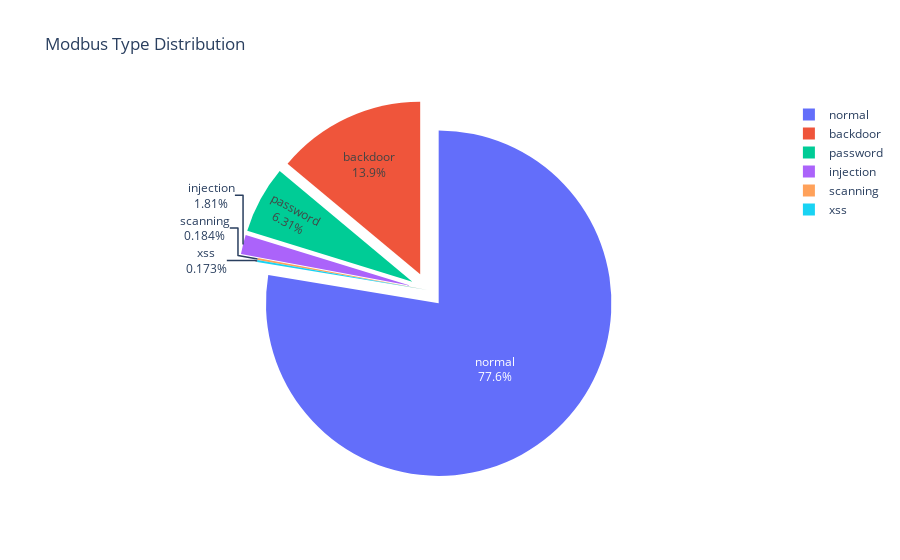

This figure's notebook cell:
### Code cell
type_counts = modbus['type'].value_counts()

fig = go.Figure(data=[go.Pie(labels=type_counts.index, values=type_counts)])
fig.update_traces(textinfo='percent+label', pull=[0.1, 0.1, 0.1, 0.1])
fig.update_layout(title='Modbus Type Distribution')

fig.show()

### Figure 1 — Plotly figure (JSON) as saved in the notebook; plotly's stock layout.template omitted (floating-point values rounded to 4 significant figures)
{"data": [{"labels": ["normal", "backdoor", "password", "injection", "scanning", "xss"], "pull": [0.1, 0.1, 0.1, 0.1], "textinfo": "percent+label", "type": "pie", "values": [222855, 40011, 18115, 5186, 529, 498]}], "layout": {"title": {"text": "Modbus Type Distribution"}}}
